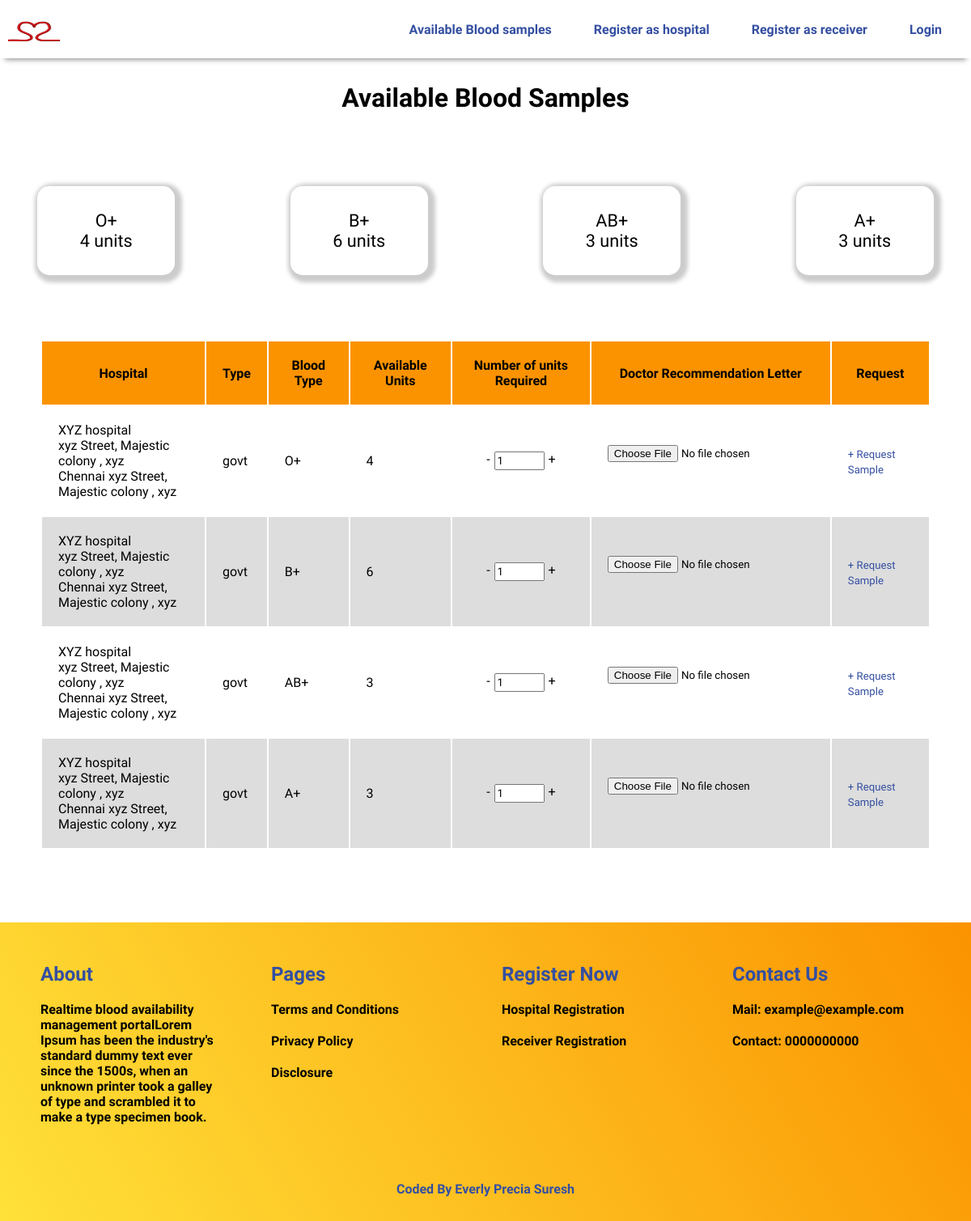
The app's page /blood_availability.php with its own data.
### tables this page shows
CREATE TABLE IF NOT EXISTS `blood_samples` (
  `id` int NOT NULL AUTO_INCREMENT,
  `blood_group` char(3) NOT NULL,
  `number_of_units` int NOT NULL,
  `hospital_id` int NOT NULL,
  PRIMARY KEY (`id`),
  KEY `hospital_id` (`hospital_id`)
);

CREATE TABLE IF NOT EXISTS `hospitals` (
  `id` int NOT NULL AUTO_INCREMENT,
  `name` text NOT NULL,
  `type` enum('govt','private') NOT NULL,
  `services` text NOT NULL,
  `registration_no` varchar(14) NOT NULL,
  `scanned_copy` varchar(255) NOT NULL,
  `email` varchar(50) NOT NULL,
  `password` varchar(255) NOT NULL,
  `contact` varchar(11) NOT NULL,
  `address` text NOT NULL,
  `city` text NOT NULL,
  `state` text NOT NULL,
  PRIMARY KEY (`id`)
);

### blood_availability.php (the view, shortened to what this page needs)
<!DOCTYPE html>
<html lang="en">
<head>
    <link rel="stylesheet" href="css/navbar.css">
    <link rel="stylesheet" href="css/footer.css">
    <link rel="stylesheet" href="css/blood_availability.css">
</head>
<body>
  <?php require 'includes/header.php';?>
  <h1>Available Blood Samples</h1>
    <div class="container-1">
      <?php
      $query=mysqli_query($conn,"SELECT DISTINCT `blood_group` FROM `blood_samples`");
      while($data=mysqli_fetch_array($query)){
        $blood_type=$data['blood_group'];
        $blood_count=mysqli_query($conn,"SELECT SUM(number_of_units) AS blood_count FROM `blood_samples` WHERE `blood_group`='$blood_type'");
        $row = mysqli_fetch_assoc($blood_count);
        $total_count = $row['blood_count'];
        echo "<div class='center-flex'>
               <div class='total-blood-count'>
                <div>".$data['blood_group']."</div>
                <div>".$total_count." units</div>
               </div>
              </div>";
      }
      ?>
    </div>
    <div class="data">
      <table>
      <tr>
        <th>Hospital</th>
        <th>Type</th>
        <th>Blood Type</th>
        <th>Available Units</th>
        <th>Number of units Required</th>
        <th>Doctor Recommendation Letter</th>
        <th>Request</th>
      </tr>
      <?php
        $query=$conn->query("SELECT blood_samples.hospital_id,blood_samples.blood_group,blood_samples.number_of_units, hospitals.name, hospitals.address, hospitals.city,hospitals.state, hospitals.type
        FROM blood_samples
        INNER JOIN hospitals ON hospitals.id =blood_samples.hospital_id WHERE blood_samples.number_of_units>0");
        while($data=mysqli_fetch_assoc($query)){
          echo "<tr>
          <td>".$data['name']."<br>".$data['address']."<br>".$data['city']." ".$data['address']."</td>
          <td>".$data['type']."</td>
          <td>".$data['blood_group']."</td>
          <td>".$data['number_of_units']."</td>
          <td><form method='post' action='request_sample_script.php' enctype='multipart/form-data'>
            <div class='quantity'>
            <div class='decrease'>-</div>
            <input name='hospital_id'  type='text' value='".$data['hospital_id']."' hidden>
            <input name='blood_type'  type='text' value='".$data['blood_group']."' hidden>
            <input type='number' id='".$data['blood_group']."'  min=0 name='number_of_units' max='".$data['number_of_units']."'value=1 readonly required>
            <div class='increase'>+</div>
            </div>
          </td>
          <td><input type='file' name='file' required><br><br></td><td>";
           if(isset($_SESSION['loggedin'])!=false)
          {
            if($_SESSION['user_type']=="receiver" && check_if_eligible($_SESSION['user_id'],$data['blood_group']))
            echo "<button name='submit_request' class='rq_sample'  type='submit'> + Request Sample </button></form></td>";
            else {
              echo "<button type='button' class='rq_sample' > + Request Sample </button><small style='text-align:center;color:red;margin-left:34px;'>(Not Eligible)</small></form></td>";
            }
          }
          else{
            echo "<a  href='login.php' class='rq_sample' > + Request Sample </button></form></td>";
          }
        }
        ?>
        </table>
    </div>
  <?php require 'includes/footer.php';?>
</body>
</html>

### css/blood_availability.css (style rules this page uses)
* { font-family: 'Urbanist', sans-serif; margin: 0; padding: 0; box-sizing: border-box; }
.total-blood-count { box-shadow: 3px 3px 5px 6px #ccc; display: flex; flex-direction: column; justify-content: center; align-items: center; padding:30px; width:170px; border-radius: 15px; font-size: 1.8vw; }
.container-1 { display: grid; grid-template-columns: auto auto auto auto; gap:50px; margin-top: 90px; margin-bottom: 80px; }
.center-flex { display: flex; flex-direction: column; justify-content: center; align-items: center; }
table { width:100%; }
td,th { padding: 20px; }
th { background-color:#FB9300; }
tr:nth-child(odd) { background-color: #ddd; }
.data { margin: 40px 50px; }
.data { margin-bottom: 90px; }
.rq_sample { text-decoration: none; background-color: transparent; border: none; cursor:pointer; color:#344fa1; font-size: 1.1vw; }
.quantity { display: flex; justify-content: center; }
.decrease { margin-right: 5px; cursor: pointer; }
.increase { margin-left: 5px; cursor: pointer; }
h1 { text-align: center; margin-top: 30px; }
input[type="number"] { padding:2px; }

### records on screen
blood_samples: hospital.name "XYZ hospital", hospital.address "xyz Street, Majestic colony , xyz", hospital.city "Chennai", hospital.type "govt", blood_group "O+", number_of_units "4"
blood_samples: hospital.name "XYZ hospital", hospital.address "xyz Street, Majestic colony , xyz", hospital.city "Chennai", hospital.type "govt", blood_group "B+", number_of_units "6"
blood_samples: hospital.name "XYZ hospital", hospital.address "xyz Street, Majestic colony , xyz", hospital.city "Chennai", hospital.type "govt", blood_group "AB+", number_of_units "3"
blood_samples: hospital.name "XYZ hospital", hospital.address "xyz Street, Majestic colony , xyz", hospital.city "Chennai", hospital.type "govt", blood_group "A+", number_of_units "3"

### other values on screen
$data['blood_group'] "O+"
$total_count "4"
$data['blood_group'] "B+"
$total_count "6"
$data['blood_group'] "AB+"
$total_count "3"
$data['blood_group'] "A+"
